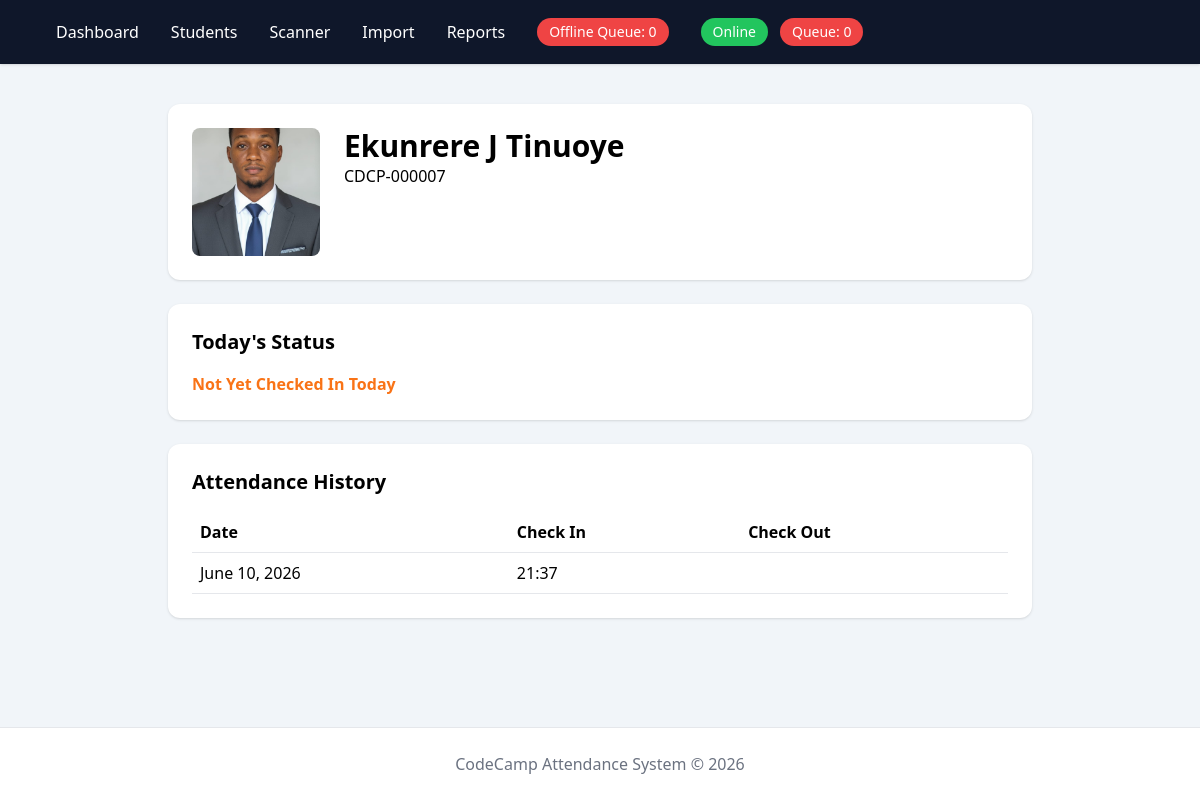
The app's page /students/parent/0tgqU-GEfM47_BsCq4JwQw/, older data.
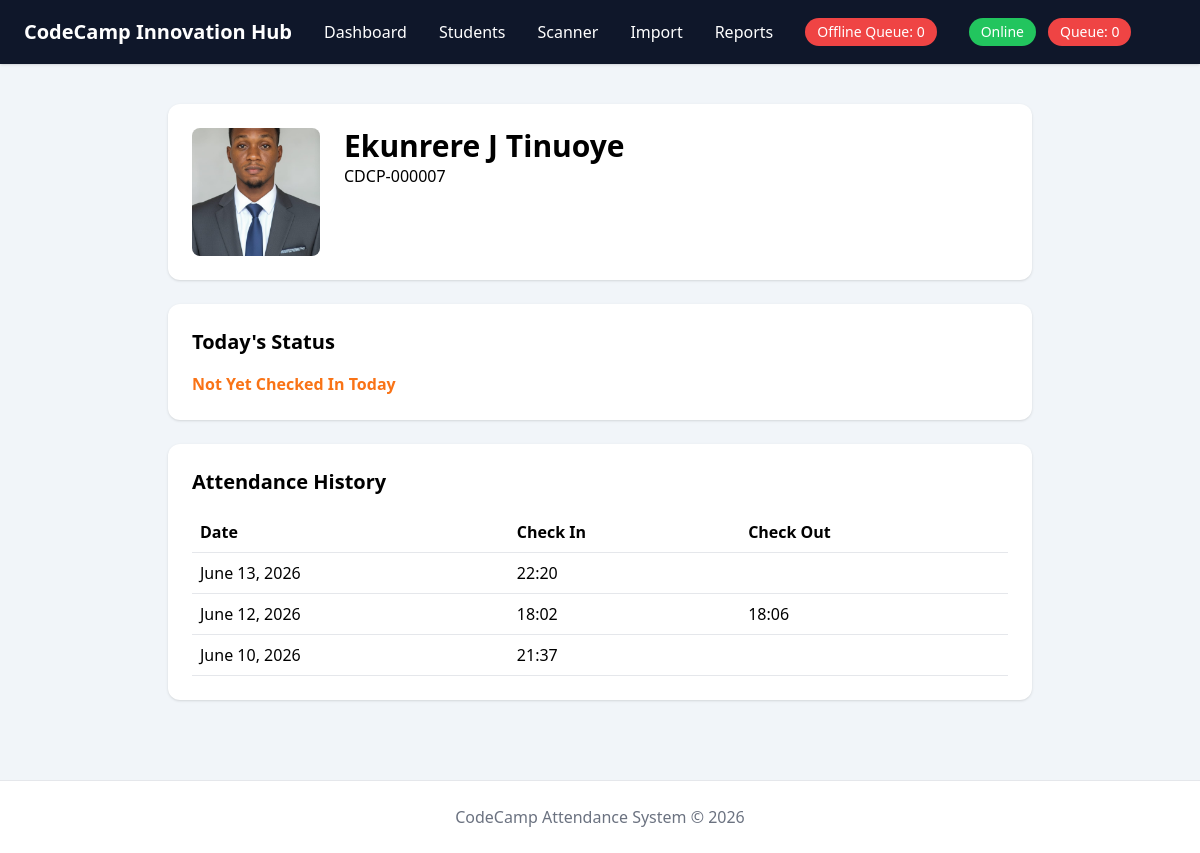
The same page, newer data.
### apps/attendance/models.py (models this page shows, shortened)
class Attendance(models.Model):
    student = models.ForeignKey(
        Student,
        on_delete=models.CASCADE
    )
    total_students = Student.objects.count()
    date = models.DateField()
    check_in = models.DateTimeField(
        null=True,
        blank=True
    )
    check_out = models.DateTimeField(
        null=True,
        blank=True
    )
    created_at = models.DateTimeField(
        auto_now_add=True
    )
    class Meta:
        unique_together = (
            "student",
            "date"
        )

### apps/settings_app/models.py (models this page shows, shortened)
class SystemSettings(models.Model):
    organization_name = models.CharField(
        max_length=255,
        default="CodeCamp Innovation Hub"
    )
    contact_email = models.EmailField(
        blank=True
    )
    contact_phone = models.CharField(
        max_length=30,
        blank=True
    )
    auto_email_notifications = models.BooleanField(
        default=True
    )
    auto_whatsapp_popup = models.BooleanField(
        default=False
    )
    attendance_notifications_enabled = models.BooleanField(
        default=True
    )
    parent_portal_enabled = models.BooleanField(
        default=True
    )
    logo = models.ImageField(
        upload_to="settings/",
        blank=True,
        null=True
    )
    updated_at = models.DateTimeField(
        auto_now=True
    )

### apps/students/views.py (the view)
def parent_portal(request, token):
    student = get_object_or_404(
        Student,
        portal_token=token
    )
    today = timezone.localdate()
    attendance = (
        Attendance.objects
        .filter(
            student=student,
            date=today
        )
        .first()
    )
    history = (
        Attendance.objects
        .filter(student=student)
        .order_by("-date")[:30]
    )
    context = {
        "student": student,
        "attendance": attendance,
        "history": history
    }
    return render(
        request,
        "students/parent_portal.html",
        context
    )

### templates/students/parent_portal.html (shortened to what this page needs)
{% extends "base.html" %}
{% block content %}
<div class="max-w-4xl mx-auto py-10 px-4">
    <div class="bg-white rounded-xl shadow p-6">
        <div class="flex gap-6">
            {% if student.photo %}
            <img
                src="{{ student.photo.url }}"
                alt="{{ student.first_name }} {{ student.last_name }} photo"
                title="{{ student.first_name }} {{ student.last_name }}"
                class="w-32 h-32 rounded-lg object-cover"
            />
            {% endif %}
            <div>
                <h1 class="text-3xl font-bold">
                    {{ student.first_name }}
                    {{ student.last_name }}
                </h1>
                <p>
                    {{ student.student_id }}
                </p>
            </div>
        </div>
    </div>
    <div class="bg-white rounded-xl shadow p-6 mt-6">
        <h2 class="text-xl font-bold mb-4">
            Today's Status
        </h2>
        {% if attendance %}
            {% if attendance.check_in and not attendance.check_out %}
                <div class="text-green-600 font-bold text-2xl">
                    IN CENTER
                </div>
            {% elif attendance.check_out %}
                <div class="text-red-600 font-bold text-2xl">
                    CHECKED OUT
                </div>
            {% endif %}
            <div class="mt-4">
                <p>
                    Check In:
                    {{ attendance.check_in|date:"H:i" }}
                </p>
                <p>
                    Check Out:
                    {{ attendance.check_out|date:"H:i" }}
                </p>
            </div>
        {% else %}
            <div class="text-orange-500 font-bold">
                Not Yet Checked In Today
            </div>
        {% endif %}
    </div>
    <div class="bg-white rounded-xl shadow p-6 mt-6">
        <h2 class="text-xl font-bold mb-4">
            Attendance History
        </h2>
        <table class="w-full">
            <thead>
                <tr class="border-b">
                    <th class="text-left p-2">Date</th>
                    <th class="text-left p-2">Check In</th>
                    <th class="text-left p-2">Check Out</th>
                </tr>
            </thead>
            <tbody>
            {% for item in history %}
                <tr class="border-b">
                    <td class="p-2">
                        {{ item.date }}
                    </td>
                    <td class="p-2">
                        {{ item.check_in|date:"H:i" }}
                    </td>
                    <td class="p-2">
                        {{ item.check_out|date:"H:i" }}
                    </td>
                </tr>
            {% endfor %}
            </tbody>
        </table>
    </div>
</div>
{% endblock %}

### templates/components/navbar.html (shortened to what this page needs)
<nav class="bg-slate-900 text-white shadow">
    <div class="max-w-7xl mx-auto px-6">
        <div class="flex justify-between items-center h-16">
            <div class="flex items-center gap-8">
                <h1 class="font-bold text-xl">
                    {{ system_settings.organization_name }}
                </h1>
                <a href="/api/attendance/dashboard/" class="hover:text-blue-300">
                    Dashboard
                </a>
                <a href="/students/" class="hover:text-blue-300">
                    Students
                </a>
                <a href="/api/attendance/scanner/" class="hover:text-blue-300">
                    Scanner
                </a>
                <a href="/students/import/" class="hover:text-blue-300">
                    Import
                </a>
                <a href="{% url 'reports_dashboard' %}" class="hover:text-blue-300">
                    Reports
                </a>
                <div class="bg-red-500 text-white px-3 py-1 rounded-full text-sm">
                    Offline Queue:
                    <span id="offline-count">
                        0
                    </span>
                </div>
                <div class="flex items-center gap-3">
                    <span id="sync-status" class="bg-green-500 text-white px-3 py-1 rounded-full text-sm">
                    </span>
                    <span class="bg-red-500 text-white px-3 py-1 rounded-full text-sm">
                        Queue:
                        <span id="offline-count">
                            0
                        </span>
                    </span>
                </div>
            </div>
        </div>
    </div>
</nav>

Row changes from the older to the newer data that the page shows:
added SystemSettings: organization_name "CodeCamp Innovation Hub"
added Attendance: date "June 13, 2026", check_in "22:20"
added Attendance: date "June 12, 2026", check_in "18:02", check_out "18:06"
